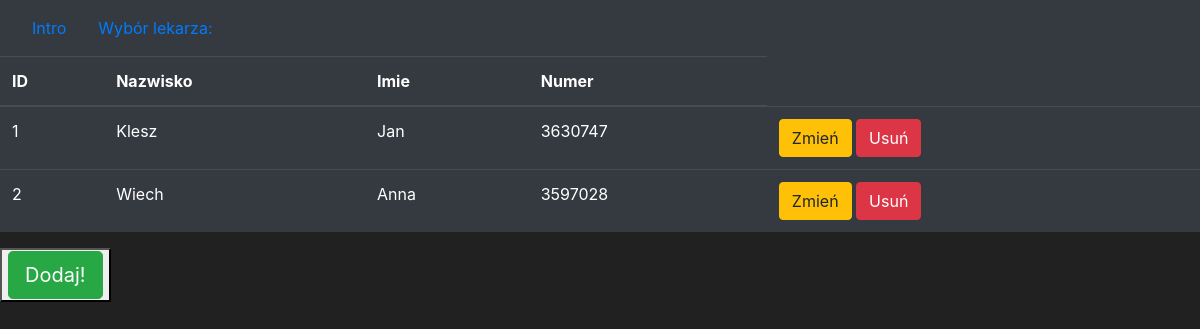
The app's page /iszlc, older data.
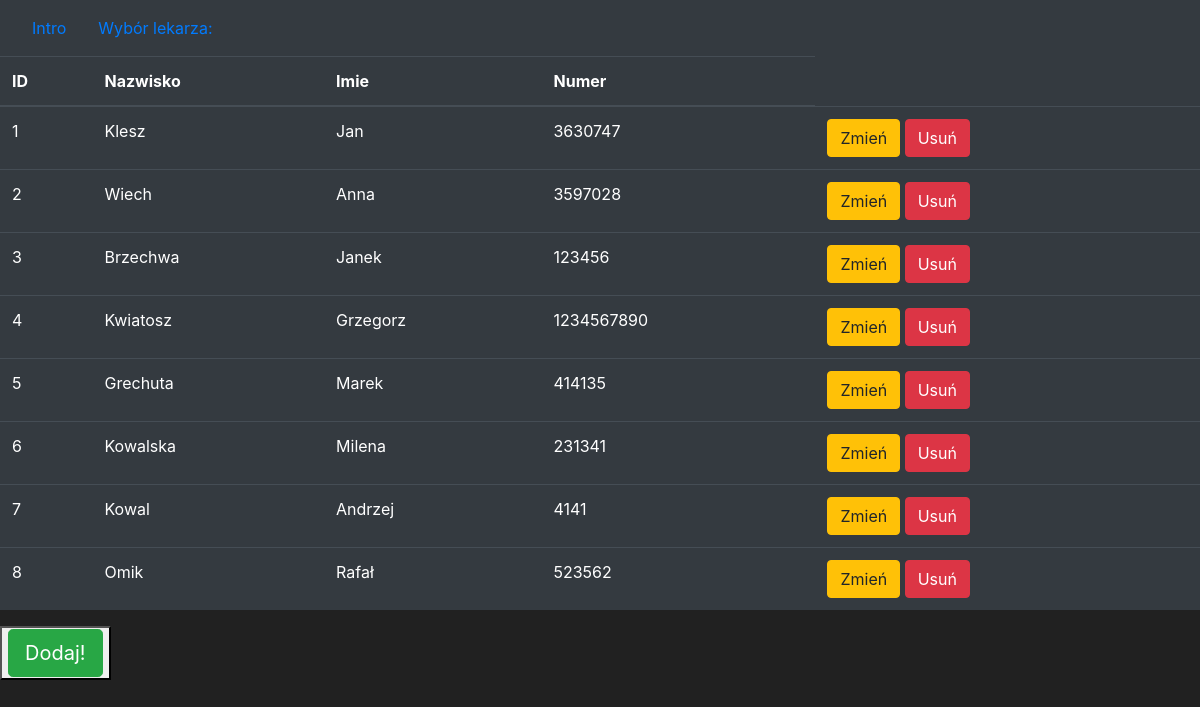
The same page, newer data.
### iszlc/models.py (models this page shows, shortened)
class Doctors(db.Model):
    doctor_id = db.Column(db.Integer(), primary_key=True)
    doctor_name = db.Column(db.String(), nullable=False, unique=False)
    doctor_surname = db.Column(db.String(), nullable=False, unique=True)
    doctor_nr = db.Column(db.Integer(), nullable=True, unique=True)

### iszlc/routes.py (the view)
@app.route('/iszlc')
def iszlc_page():
    doktor = Doctors.query.all()
    return render_template('iszlc.html', Doctors=doktor)

### iszlc/templates/iszlc.html (shortened to what this page needs)
{% extends 'base.html' %}
{% block content %}
<table class="table table-hover table-dark">
    <thead>
        <tr>
            <th scope="col">ID</th>
            <th scope="col">Nazwisko</th>
            <th scope="col">Imie</th>
            <th scope="col">Numer</th>
        </tr>
    </thead>
    {% for doktor in Doctors %}
        <tr>
            <td>{{ doktor.doctor_id }}</td>
            <td>{{ doktor.doctor_surname }}</td>
            <td>{{ doktor.doctor_name }}</td>
            <td>{{ doktor.doctor_nr }}</td>
            <td>
                <button class="btn btn-outline btn-warning">Zmień</button>
                <button class="btn btn-outline btn-danger">Usuń</button>
            </td>
        </tr>
    {% endfor %}
</table>
         <td><button><a class="btn btn-primary btn-lg btn-block btn-success" href="{{ url_for('add_page') }}"">Dodaj!</button><a>
{% endblock %}

### iszlc/templates/base.html (shortened to what this page needs)
<!doctype html>
<html lang="pl">
   <head>
      <link rel="stylesheet" href="https://cdn.jsdelivr.net/npm/bootstrap@4.5.3/dist/css/bootstrap.min.css">
   </head>
   <body>
    <nav class="navbar navbar-expand-md navbar-dark bg-dark">
      <a class="nav-link" href="{{ url_for('home_page') }}">Intro<span class="sr-only">(current)</span></a>
      <div class="collapse navbar-collapse" id="navbarNav">
        <ul class="nav justify-content-center">
          <li class="nav-item">
              <a class="nav-link" href="{{ url_for('iszlc_page') }}">Wybór lekarza: <span class="sr-only">(current)</span></a>
        </li>
        </ul>
      </div>
    </nav>
      {% block content %}
      {% endblock %}
   </body>
</html>

### iszlc/templates/base.html (style rules this page uses)
body { background-color: #212121; color: white }

Row changes from the older to the newer data that the page shows:
added Doctors: doctor_id "3", doctor_surname "Brzechwa", doctor_name "Janek", doctor_nr "123456"
added Doctors: doctor_id "4", doctor_surname "Kwiatosz", doctor_name "Grzegorz", doctor_nr "1234567890"
added Doctors: doctor_id "5", doctor_surname "Grechuta", doctor_name "Marek", doctor_nr "414135"
added Doctors: doctor_id "6", doctor_surname "Kowalska", doctor_name "Milena", doctor_nr "231341"
added Doctors: doctor_id "7", doctor_surname "Kowal", doctor_name "Andrzej", doctor_nr "4141"
added Doctors: doctor_id "8", doctor_surname "Omik", doctor_name "Rafał", doctor_nr "523562"
